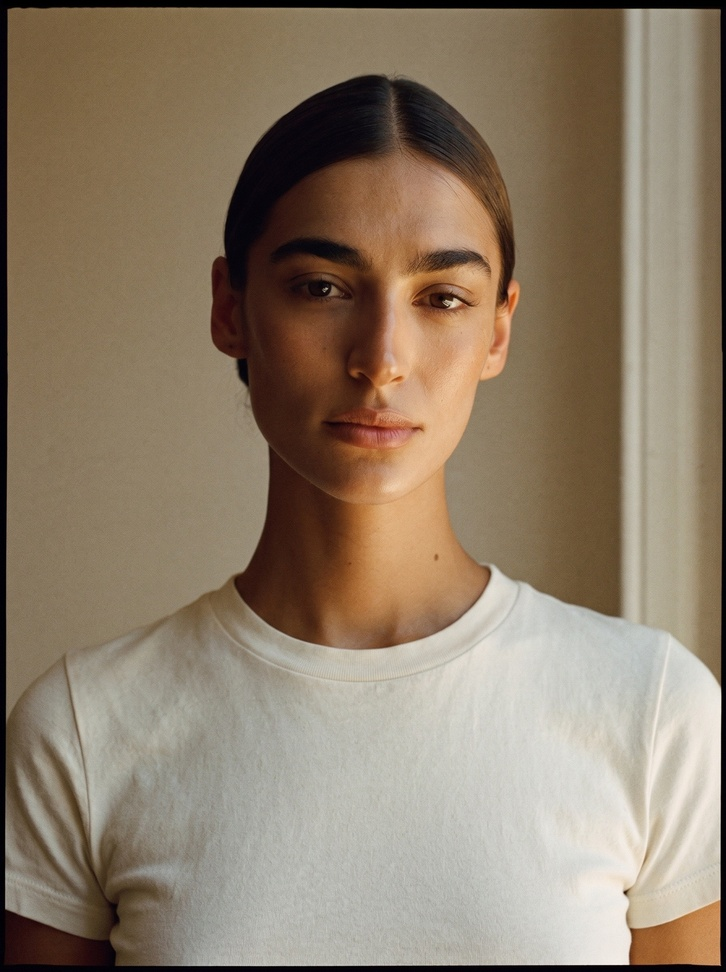
#> input picture refs/_снято_с_учёта/MIRA_ref_image1.jpg, 726 x 972 px, shrunk from 1529 x 2048 before the run
$ python trim_border.py '../refs/_снято_с_учёта/MIRA_ref_image1.jpg'
#> lines starting #> are read from the running program, lines starting #| are printed output that depends on the picture
#!/usr/bin/env python3
"""Срез чёрной рамки, которую модель иногда рисует по краю файла (Ф44).

    python3 tools/trim_border.py 03_images/v4/R03.png

Это кроп, а не правка содержимого: ни один пиксель кадра не перерисовывается, снимается только
тёмная кайма по периметру.

Условия среза (все три, иначе кадр не трогается):
    средняя яркость полосы ниже THR;
    средняя яркость всего кадра выше FRAME_MIN — иначе это тёмный кадр, а не кайма;
    суммарный срез по стороне не больше MAX_FRAC от размера.

**Результат пишется рядом, оригинал не трогается.** До 18.08 скрипт сохранял поверх исходника:
кадр 800×600 с тёмной полосой 180 px (тень на стене, не кайма) превращался в 600×620 без
возможности вернуть. Второе условие в этой строке было обещано с самого начала и в коде
отсутствовало (Ф141).
"""
import sys

import numpy as np
from PIL import Image

THR = 22          # ниже этой средней яркости полоса считается каймой
FRAME_MIN = 40    # если весь кадр темнее — это ночная сцена, не кайма
MAX_FRAC = 0.12   # больше этой доли стороны не срезаем: значит, это содержимое


def trim(path):
    im = Image.open(path).convert('RGB')
#> im is the input picture: PIL image 726x972 RGB; mean R, G, B 142, 125.7, 106.1
    a = np.array(im).astype(np.float32)
    h, w = a.shape[:2]
#> h = 972; w = 726
    lum = a.mean(axis=2)
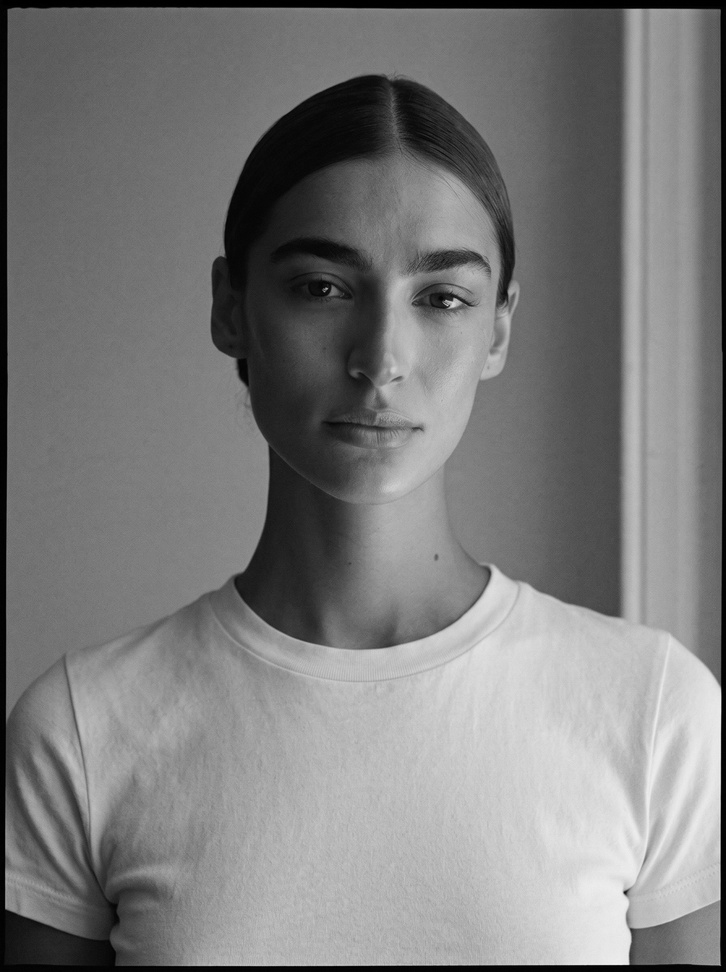
#> lum: shape (972, 726) float32; min 0, max 240.7, mean 124.6

    def scan(vals):
        i = 0
        while i < len(vals) and vals[i] < THR:
            i += 1
#> this loop made 8 passes
#> after the loop, i = 8
        return i

    if lum.mean() < FRAME_MIN:
        return None, 'кадр темнее порога — это не кайма, а тёмная сцена'

    top = scan(lum.mean(axis=1))
#> top = 8
    bot = scan(lum.mean(axis=1)[::-1])
#> the loop in scan (call 2), `while i < len(vals) and vals[i] < THR:` made 6 passes
#> bot = 6
    left = scan(lum.mean(axis=0))
#> left = 6
    right = scan(lum.mean(axis=0)[::-1])
#> right = 4
    if top + bot + left + right == 0:
        return None, 'рамки нет'
    if max(top + bot, left + right) > MAX_FRAC * min(h, w):
        return None, f'срез больше {int(MAX_FRAC * 100)}% стороны — похоже на содержимое, не трогаю'

    out = im.crop((left, top, w - right, h - bot))
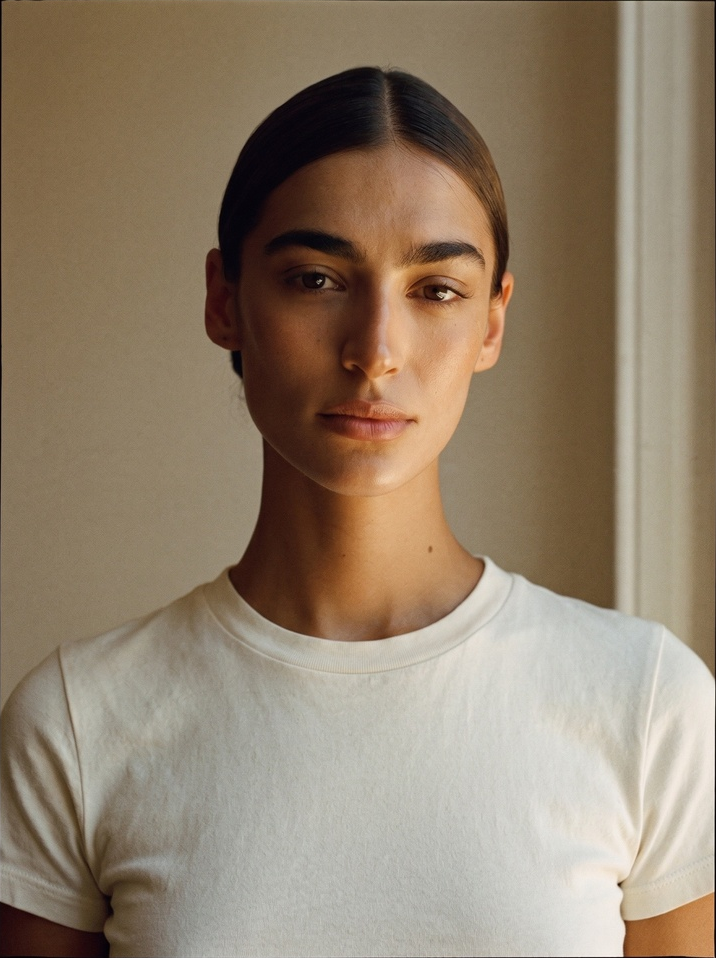
#> out: PIL image 716x958 RGB; mean R, G, B 146, 129.3, 109
    dst = path.rsplit('.', 1)
    dst = f'{dst[0]}_trim.{dst[1]}' if len(dst) == 2 else path + '_trim'
    out.save(dst)
    return (left, top, right, bot, out.size, dst), None


if __name__ == '__main__':
    for p in sys.argv[1:]:
        r, why = trim(p)
#> r = 6 items
        if r:
            print(f"{p.split('/')[-1]}: срезано л{r[0]} в{r[1]} п{r[2]} н{r[3]} → "
                  f"{r[4][0]}×{r[4][1]}, записано в {r[5].split('/')[-1]} (оригинал цел)")
#| MIRA_ref_image1.jpg: срезано л6 в8 п4 н6 → 716×958, записано в MIRA_ref_image1_trim.jpg (оригинал цел)
        else:
            print(f"{p.split('/')[-1]}: {why}")
